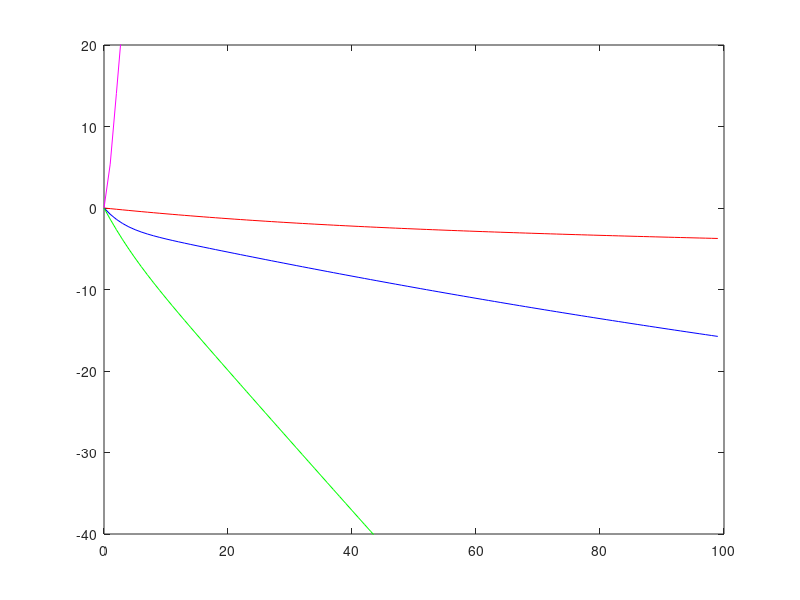

MATLAB code for this plot: (Note: this script raises an error after producing the figure.)
Fs = 48e3;
n = 10*Fs;
alfa = 0.5;
G = randn(n, 1);
b = 1;
a1 = [1, -alfa];
X = filter(b, a1, G);
N = randn(n, 1);
Z = X + N;

empMeanZ = 1/n*sum(Z);
empVarZ = 1/n*sum(Z.^2);

scaledZ = sqrt(3/14).*Z;
%sound(scaledZ, Fs);

alfa2 = 0.9;
N2 = randn(n, 1);
N2 = sqrt(1/2).*N2;
G2 = randn(n, 1);
b2 = 1;
a2 = [1, -alfa2];
X2 = filter(b2, a2, G2);
Z2 = X2 + N2;

%R = zeros([5 5]);
RVec = {0, [0 0], [0 0 0], [0 0 0 0], [0 0 0 0 0]};
p = {0, [0 0], [0 0 0], [0 0 0 0], [0 0 0 0 0]};
R= {};
w = {};
for L = 1:5
   for i = 1:L 
    %R(L, i) = alfa2^(i-1)/(1-alfa2^2);
    if i == 1
        RVec{L}(i) = alfa2^(i-1)/(1-alfa2^2) + 0.5;
    else
        RVec{L}(i) = alfa2^(i-1)/(1-alfa2^2);
    end
    %p(L, i) = alfa2^(i)/(1-alfa2^2);
    p{L}(i) = alfa2^(i)/(1-alfa2^2);
   end
    R{end+1} = toeplitz(RVec{L});
    w{end+1} = (inv(R{L}))*p{L}';
end
 
Zhat = [] ;
for i = 1:5
    b = [0; w{i}];
    Zhat{end+1} = filter(b,1,Z2);   
end

er = {};
for L =1:5
    er{end+1} = Z2 - Zhat{L};
end

scaledZ2 = sqrt(19/219).*Z2;
%sound(scaledZ2, Fs);

scaleder = {};
for L =1:5
    scaleder{end+1} = sqrt(19/219)*er{L};
end
%sound(scaleder{5}, Fs);


avgEr = {};
for L = 1:5
    avgEr{end+1} = (1/n)*sum(er{L}.^2); 

end


NR = {};
sumz2 = sum(Z2.^2); 
for L = 1:5
    NR{end+1} = 10*log10(sumz2/n.*avgEr{L});

end

eigenR = eigs(R{4});
mu = [0.001 0.01 0.1 0.2];
erNorm = {zeros(100, 1) zeros(100, 1) zeros(100, 1) zeros(100, 1)};
for i = 1:4
    w_gd = [0; 0; 0; 0];
    for j = 1:100
        erNorm{i}(j) = norm(w_gd - w{4});
        delta = mu(i)*(p{4}'-R{4}*w_gd);
        w_gd = w_gd + delta;
    end
end        

x_ax = linspace(0, 99);
reEr = {zeros(100, 1) zeros(100, 1) zeros(100, 1) zeros(100, 1)};
normW = norm(w{4});
for i = 1:4
    for j = 1:100
        reEr{i}(j) = 10*log10(erNorm{i}(j)^2/normW^2);
    end
end
%normFactor = 20/max(reEr{4});
figure;
plot(x_ax, reEr{1}, 'r')
hold on
plot(x_ax, reEr{2}, 'b')
plot(x_ax, reEr{3}, 'g')
plot(x_ax, reEr{4}, 'm')
ylim([-40 20]);
%Question 3
filterOrder = [1 2 4];
mu = [1e-2 1e-3 1e-4];

%noiseRed = zeros(3,3);
%relativeError = [zeros(n, 3) zeros(n, 3) zeros(n, 3)];
%for i = 1:3
 %   for j = 1:3
  %      [relativeError(:,((i-1)*3+j)), noiseRed(i,j)] = LMS(filterOrder(i),mu(j),Z2,w{filterOrder(i)});
   % end
%end

[RE_ERROR, NO_REDUCTION] = LMS(2,0.0001,Z2,w{2});
   
        
        
